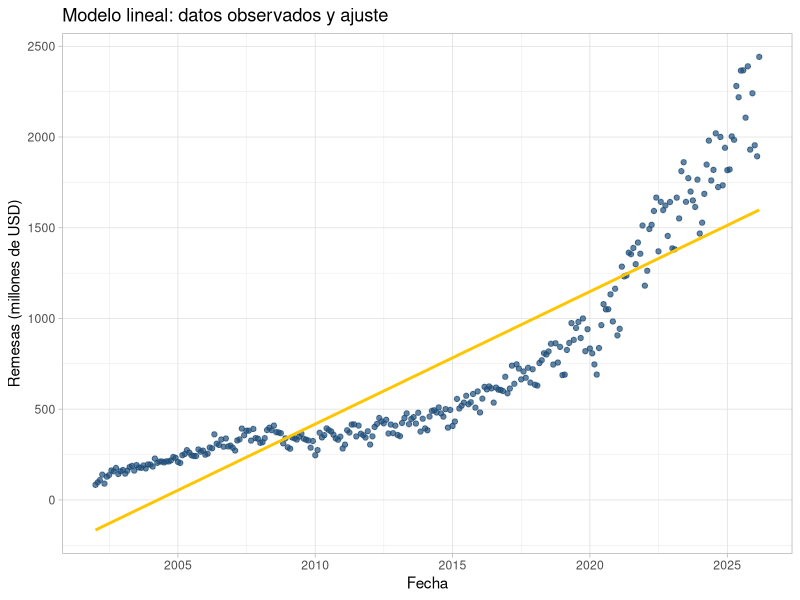
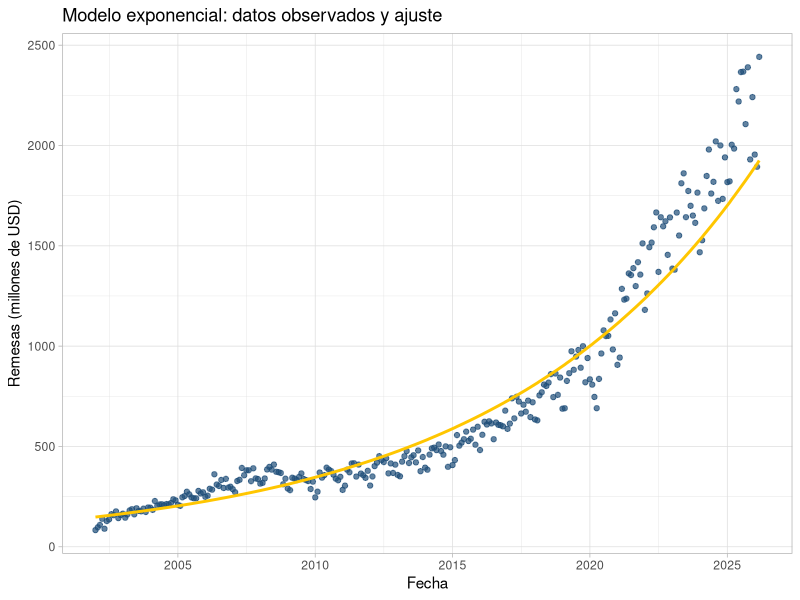
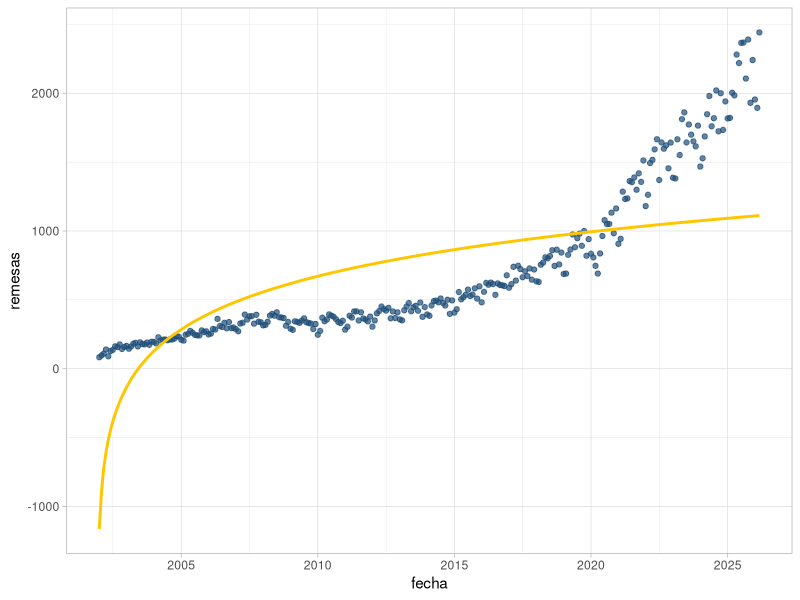
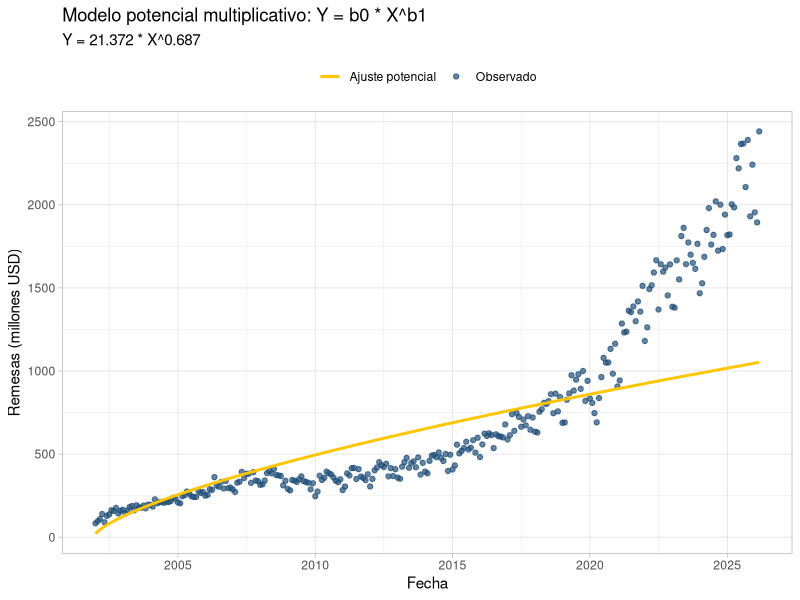
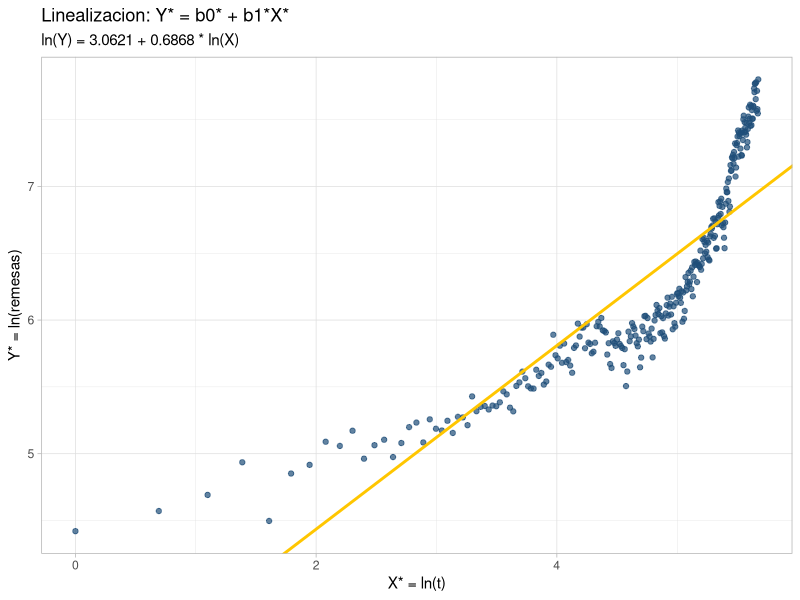

Write R code to recreate these figures, in order.
## ---- chunk 1
knitr::opts_chunk$set(echo = TRUE)

library(here)
library(readr)
library(dplyr)
library(tidyr)
library(ggplot2)
library(knitr)
## ---- chunk 2
remesas_wide <- read_csv(
  here("mrl/final-project/remfam2002_2026.csv"),
  show_col_types = FALSE
)

remesas_wide_muestra <- remesas_wide %>%
  select(Mes, all_of(c("2002", "2003", "2004", "2023", "2024", "2025", "2026")))

kable(
  remesas_wide_muestra,
  caption = "Tabla original (ancho): años 2002-2004 y 2023-2026"
)

## ---- chunk 3
meses <- c(
  "Enero", "Febrero", "Marzo", "Abril", "Mayo", "Junio",
  "Julio", "Agosto", "Septiembre", "Octubre", "Noviembre", "Diciembre"
)

remesas_long <- remesas_wide %>%
  pivot_longer(
    cols = -Mes,
    names_to = "anio",
    values_to = "remesas"
  ) %>%
  mutate(
    anio = as.integer(anio),
    remesas = as.numeric(remesas)
  ) %>%
  drop_na(remesas) %>%
  mutate(
    mes_num = match(Mes, meses),
    fecha = as.Date(sprintf("%04d-%02d-01", anio, mes_num))
  ) %>%
  arrange(fecha) %>%
  mutate(t = row_number())
## ---- chunk 4
kable(
  head(remesas_long),
  caption = "Primeras filas de remesas_long (formato largo)"
)
## ---- chunk 5
resumen_observaciones <- data.frame(
  Metrica = "Numero total de observaciones",
  Valor = nrow(remesas_long)
)

kable(
  resumen_observaciones,
  caption = "Resumen de observaciones"
)
## ---- chunk 6
modelo_lineal <- lm(remesas ~ t, data = remesas_long)
## ---- chunk 7
resumen_lineal <- summary(modelo_lineal)

coeficientes_lineal <- as.data.frame(coef(resumen_lineal))
coeficientes_lineal$Termino <- rownames(coeficientes_lineal)
coeficientes_lineal <- coeficientes_lineal %>%
  select(Termino, Estimate, `Std. Error`, `t value`, `Pr(>|t|)`)

fstat_lineal <- resumen_lineal$fstatistic
pvalor_global_lineal <- pf(
  fstat_lineal[1],
  fstat_lineal[2],
  fstat_lineal[3],
  lower.tail = FALSE
)

metricas_lineal <- data.frame(
  Metrica = c("R^2", "R^2 ajustado", "p-value global (F-test)"),
  Valor = c(
    resumen_lineal$r.squared,
    resumen_lineal$adj.r.squared,
    pvalor_global_lineal
  )
)

kable(
  coeficientes_lineal,
  digits = 4,
  caption = "Coeficientes del modelo lineal"
)

kable(
  metricas_lineal,
  digits = 6,
  caption = "Metricas principales del modelo lineal"
)
## ---- chunk 8
lineal_df <- remesas_long %>%
  mutate(ajuste_lineal = fitted(modelo_lineal))

ggplot(lineal_df, aes(x = fecha, y = remesas)) +
  geom_point(color = "#1f4e79", alpha = 0.7) +
  geom_line(aes(y = ajuste_lineal), color = "#ffc600", linewidth = 1) +
  labs(
    title = "Modelo lineal: datos observados y ajuste",
    x = "Fecha",
    y = "Remesas (millones de USD)"
  ) +
  theme_light()
## ---- chunk 9
modelo_exponencial <- lm(log(remesas) ~ t, data = remesas_long)
## ---- chunk 10
resumen_exponencial <- summary(modelo_exponencial)

coeficientes_exponencial <- as.data.frame(coef(resumen_exponencial))
coeficientes_exponencial$Termino <- rownames(coeficientes_exponencial)
coeficientes_exponencial <- coeficientes_exponencial %>%
  select(Termino, Estimate, `Std. Error`, `t value`, `Pr(>|t|)`)

fstat_exponencial <- resumen_exponencial$fstatistic
pvalor_global_exponencial <- pf(
  fstat_exponencial[1],
  fstat_exponencial[2],
  fstat_exponencial[3],
  lower.tail = FALSE
)

metricas_exponencial <- data.frame(
  Metrica = c("R^2", "R^2 ajustado", "p-value global (F-test)"),
  Valor = c(
    resumen_exponencial$r.squared,
    resumen_exponencial$adj.r.squared,
    pvalor_global_exponencial
  )
)

kable(
  coeficientes_exponencial,
  digits = 4,
  caption = "Coeficientes del modelo exponencial (escala log)"
)

kable(
  metricas_exponencial,
  digits = 6,
  caption = "Metricas principales del modelo exponencial"
)
## ---- chunk 11
exponencial_df <- remesas_long %>%
  mutate(ajuste_exponencial = exp(fitted(modelo_exponencial)))

ggplot(exponencial_df, aes(x = fecha, y = remesas)) +
  geom_point(color = "#1f4e79", alpha = 0.7) +
  geom_line(aes(y = ajuste_exponencial), color = "#ffc600", linewidth = 1) +
  labs(
    title = "Modelo exponencial: datos observados y ajuste",
    x = "Fecha",
    y = "Remesas (millones de USD)"
  ) +
  theme_light()
## ---- chunk 12
# Ajuste del modelo logarítmico usando remesas_long
modelo_logaritmico <- lm(remesas ~ log(t), data = remesas_long)

# Nuevo objeto para evaluación y gráfica
logaritmico_df <- remesas_long %>%
  mutate(ajuste_logaritmico = fitted(modelo_logaritmico))

# Gráfica de datos observados y ajuste
ggplot(logaritmico_df, aes(x = fecha, y = remesas)) +
  geom_point(color = "#1f4e79", alpha = 0.7) +
  geom_line(aes(y = ajuste_logaritmico), color = "#ffc600", linewidth = 1) +
  theme_light()
## ---- chunk 13
# agregar reciproco aqui
## ---- chunk 14
# Ajuste linealizado: ln(Y) = ln(b0) + b1 * ln(X)
modelo_potencial <- lm(log(remesas) ~ log(t), data = remesas_long)

b0_star <- coef(modelo_potencial)[1]
b1 <- coef(modelo_potencial)[2]
b0 <- exp(b0_star)

potencial_df <- remesas_long %>%
  mutate(
    ajuste_log = fitted(modelo_potencial),
    ajuste_potencial = exp(ajuste_log),
    residuo = remesas - ajuste_potencial
  )

summary(modelo_potencial)
cat(sprintf("\nEcuacion ajustada: Y = %.4f * X^%.4f\n", b0, b1))
## ---- chunk 15
ggplot(potencial_df, aes(x = fecha)) +
  geom_point(aes(y = remesas, color = "Observado"), alpha = 0.7) +
  geom_line(aes(y = ajuste_potencial, color = "Ajuste potencial"), linewidth = 1) +
  scale_color_manual(NULL, values = c("Observado" = "#1f4e79",
                                      "Ajuste potencial" = "#ffc600")) +
  labs(title = "Modelo potencial multiplicativo: Y = b0 * X^b1",
       subtitle = sprintf("Y = %.3f * X^%.3f", b0, b1),
       x = "Fecha", y = "Remesas (millones USD)") +
  theme_light() +
  theme(legend.position = "top")
## ---- chunk 16
ggplot(potencial_df, aes(x = log(t), y = log(remesas))) +
  geom_point(color = "#1f4e79", alpha = 0.7) +
  geom_abline(intercept = b0_star, slope = b1,
              color = "#ffc600", linewidth = 1) +
  labs(title = "Linealizacion: Y* = b0* + b1*X*",
       subtitle = sprintf("ln(Y) = %.4f + %.4f * ln(X)", b0_star, b1),
       x = "X* = ln(t)", y = "Y* = ln(remesas)") +
  theme_light()
## ---- chunk 17
summary(modelo_logaritmico)
